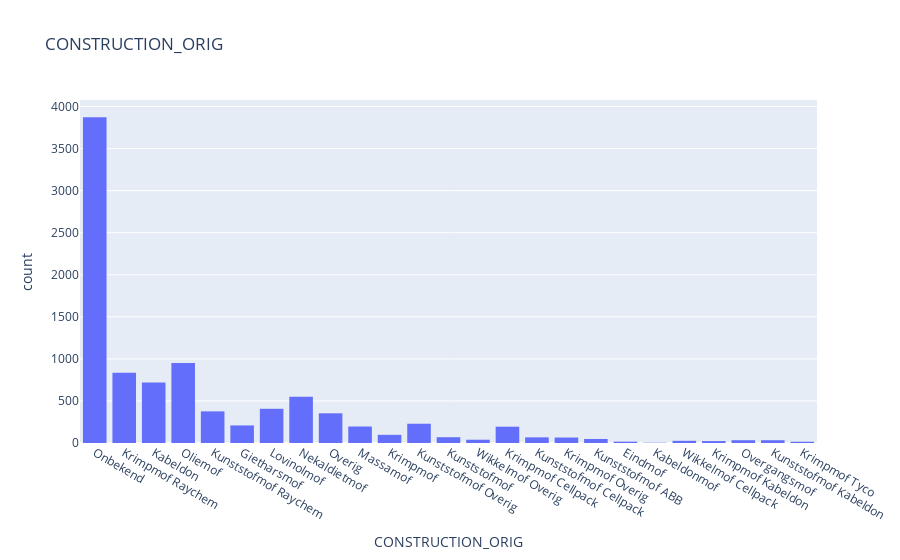
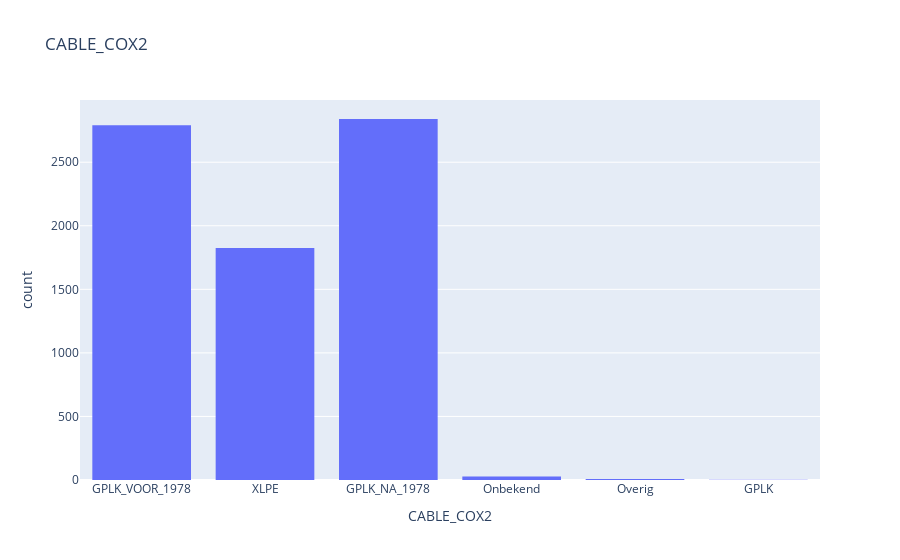

The notebook cell saved with these charts, in order:
### Markdown cell above
#### 2.3 Analyse categorical variables

### Code cell
categorical_columns = [
    "CONSTRUCTION_ORIG",
    "CABLE_COX2"
]

for col in categorical_columns:
    df.plot(
        kind='hist',
        x=col,
        title=col
    ).show()

### Figure 1 — Plotly figure (JSON) as saved in the notebook; plotly's stock layout.template omitted (floating-point values rounded to 4 significant figures; data arrays with more than 128 entries replaced by an {"elided": "..."} marker saying what was removed)
{"data": [{"alignmentgroup": "True", "bingroup": "x", "hovertemplate": "CONSTRUCTION_ORIG=%{x}<br>count=%{y}<extra></extra>", "legendgroup": "", "marker": {"color": "#636efa", "pattern": {"shape": ""}}, "name": "", "offsetgroup": "", "orientation": "v", "showlegend": false, "type": "histogram", "x": {"elided": "9430 str values"}, "xaxis": "x", "yaxis": "y"}], "layout": {"autosize": true, "barmode": "relative", "legend": {"tracegroupgap": 0}, "title": {"text": "CONSTRUCTION_ORIG"}, "xaxis": {"anchor": "y", "autorange": true, "domain": [0, 1], "range": [-0.5, 24.5], "title": {"text": "CONSTRUCTION_ORIG"}, "type": "category"}, "yaxis": {"anchor": "x", "autorange": true, "domain": [0, 1], "range": [0, 4078.0], "title": {"text": "count"}}}}

### Figure 2 — Plotly figure (JSON) as saved in the notebook; plotly's stock layout.template omitted (floating-point values rounded to 4 significant figures; data arrays with more than 128 entries replaced by an {"elided": "..."} marker saying what was removed)
{"data": [{"alignmentgroup": "True", "bingroup": "x", "hovertemplate": "CABLE_COX2=%{x}<br>count=%{y}<extra></extra>", "legendgroup": "", "marker": {"color": "#636efa", "pattern": {"shape": ""}}, "name": "", "offsetgroup": "", "orientation": "v", "showlegend": false, "type": "histogram", "x": {"elided": "9430 str values"}, "xaxis": "x", "yaxis": "y"}], "layout": {"autosize": true, "barmode": "relative", "legend": {"tracegroupgap": 0}, "title": {"text": "CABLE_COX2"}, "xaxis": {"anchor": "y", "autorange": true, "domain": [0, 1], "range": [-0.5, 5.5], "title": {"text": "CABLE_COX2"}, "type": "category"}, "yaxis": {"anchor": "x", "autorange": true, "domain": [0, 1], "range": [0, 2989.0], "title": {"text": "count"}}}}
